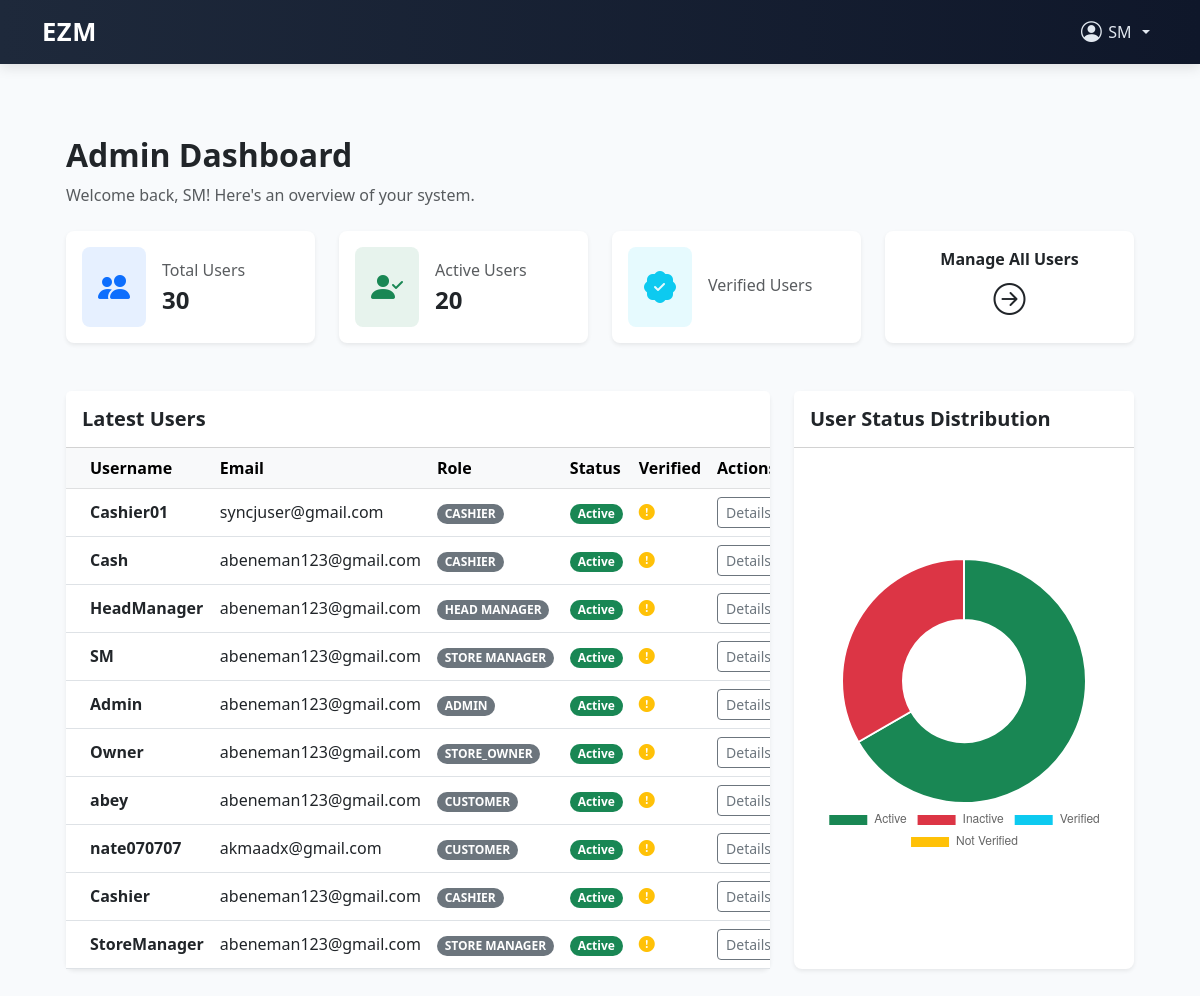
/users/admin-dashboard/ (signed in), run on the app's committed database.
### users/models.py (models this page shows)
class CustomUser(AbstractUser):
    ROLE_CHOICES = [
        ('admin', 'Admin'),
        ('head_manager', 'Head Manager'),
        ('store_manager', 'Store Manager'),
        ('cashier', 'Cashier'),
    ]
    role = models.CharField(max_length=20, choices=ROLE_CHOICES)
    store = models.ForeignKey('store.Store', on_delete=models.SET_NULL, null=True, blank=True) # Add this line
    is_first_login = models.BooleanField(default=True)
    phone_number = models.CharField(max_length=20, blank=True)

### users/views.py (the view)
# urls.py: path('admin-dashboard/', admin_dashboard, name='admin_dashboard'),
@login_required
def admin_dashboard(request):
    total_users = User.objects.count()
    active_users = User.objects.filter(is_active=True).count()
    inactive_users = User.objects.filter(is_active=False).count()
    users = User.objects.order_by('-date_joined')[:10]
    context = {
        'total_users': total_users,
        'active_users': active_users,
        'inactive_users': inactive_users,
        'users': users,
    }
    return render(request, 'mainpages/admin_dashboard.html', context)

### store/templates/mainpages/admin_dashboard.html (shortened to what this page needs)
{% extends 'base.html' %}
{% load static %}
{% block content %}
<div class="container-fluid px-4 py-5">
  <div class="mb-4">
    <h1 class="h2 fw-bold">Admin Dashboard</h1>
    <p class="text-muted">Welcome back, {{ user.username }}! Here's an overview of your system.</p>
  </div>
  <div class="row g-4">
    <div class="col-xl-3 col-md-6">
      <div class="card shadow-sm border-0 rounded-3 h-100">
        <div class="card-body d-flex align-items-center">
          <div class="p-3 bg-primary bg-opacity-10 rounded-3 me-3">
            <i class="bi bi-people-fill fs-2 text-primary"></i>
          </div>
          <div>
            <p class="mb-1 text-muted">Total Users</p>
            <h4 class="fw-bold mb-0">{{ total_users }}</h4>
          </div>
        </div>
      </div>
    </div>
    <div class="col-xl-3 col-md-6">
      <div class="card shadow-sm border-0 rounded-3 h-100">
        <div class="card-body d-flex align-items-center">
          <div class="p-3 bg-success bg-opacity-10 rounded-3 me-3">
            <i class="bi bi-person-check-fill fs-2 text-success"></i>
          </div>
          <div>
            <p class="mb-1 text-muted">Active Users</p>
            <h4 class="fw-bold mb-0">{{ active_users }}</h4>
          </div>
        </div>
      </div>
    </div>
    <div class="col-xl-3 col-md-6">
      <div class="card shadow-sm border-0 rounded-3 h-100">
        <div class="card-body d-flex align-items-center">
          <div class="p-3 bg-info bg-opacity-10 rounded-3 me-3">
            <i class="bi bi-patch-check-fill fs-2 text-info"></i>
          </div>
          <div>
            <p class="mb-1 text-muted">Verified Users</p>
          </div>
        </div>
      </div>
    </div>
    <div class="col-xl-3 col-md-6">
      <div class="card shadow-sm border-0 rounded-3 h-100 hover-card">
        <a href="{% url 'manage_users' %}" class="text-decoration-none text-dark stretched-link">
          <div class="card-body d-flex align-items-center justify-content-center text-center">
            <div>
              <p class="mb-1 fw-semibold">Manage All Users</p>
              <i class="bi bi-arrow-right-circle fs-2"></i>
            </div>
          </div>
        </a>
      </div>
    </div>
  </div>
  <div class="row g-4 mt-4">
    <div class="col-lg-8">
      <div class="card shadow-sm border-0 rounded-3">
        <div class="card-header bg-white py-3">
          <h5 class="mb-0 fw-bold">Latest Users</h5>
        </div>
        <div class="card-body p-0">
          <div class="table-responsive">
            <table class="table table-hover align-middle mb-0">
              <thead class="table-light">
                <tr>
                  <th scope="col" class="ps-4">Username</th>
                  <th scope="col">Email</th>
                  <th scope="col">Role</th>
                  <th scope="col">Status</th>
                  <th scope="col">Verified</th>
                  <th scope="col">Actions</th>
                </tr>
              </thead>
              <tbody>
                {% for user in users %}
                <tr>
                  <td class="ps-4 fw-semibold">{{ user.username }}</td>
                  <td>{{ user.email }}</td>
                  <td><span class="badge rounded-pill text-bg-secondary text-uppercase">
                      {{ user.get_role_display }}
                    </span></td>
                  <td>
                    {% if user.is_active %}
                    <span class="badge rounded-pill text-bg-success">Active</span>
                    {% else %}
                    <span class="badge rounded-pill text-bg-danger">Inactive</span>
                    {% endif %}
                  </td>
                  <td>
                    {% if user.is_verified %}
                    <i class="bi bi-check-circle-fill text-success" title="Verified"></i>
                    {% else %}
                    <i class="bi bi-exclamation-circle-fill text-warning" title="Not Verified"></i>
                    {% endif %}
                  </td>
                  <td>
                    <a href="{% url 'view_user_detail' user.id %}" class="btn btn-sm btn-outline-secondary">Details</a>
                  </td>
                </tr>
                {% empty %}
                <tr>
                  <td colspan="6" class="text-center text-muted p-4">No users found.</td>
                </tr>
                {% endfor %}
              </tbody>
            </table>
          </div>
        </div>
      </div>
    </div>
    <div class="col-lg-4">
      <div class="card shadow-sm border-0 rounded-3 h-100">
        <div class="card-header bg-white py-3">
          <h5 class="mb-0 fw-bold">User Status Distribution</h5>
        </div>
        <div class="card-body d-flex justify-content-center align-items-center">
          <canvas id="userStatusChart" style="max-height: 300px;"></canvas>
        </div>
      </div>
    </div>
  </div>
</div>
<script>
  document.addEventListener('DOMContentLoaded', function () {
    const ctx = document.getElementById('userStatusChart').getContext('2d');
    const chartData = {
      active: Number("{{ active_users }}") || 0,
      inactive: Number("{{ inactive_users }}") || 0,
      verified: Number("{{ verified_users }}") || 0,
      unverified: Number("{{ unverified_users }}") || 0
    };
    new Chart(ctx, {
      type: 'doughnut',
      data: {
        labels: ['Active', 'Inactive', 'Verified', 'Not Verified'],
        datasets: [{
          label: 'User Status',
          data: [
            chartData.active,
            chartData.inactive,
            chartData.verified,
            chartData.unverified
          ],
          backgroundColor: [
            '#198754', // Green
            '#dc3545', // Red
            '#0dcaf0', // Blue (Info)
            '#ffc107'  // Yellow (Warning)
          ],
          borderColor: '#ffffff',
          borderWidth: 2
        }]
      },
      options: {
        responsive: true,
        maintainAspectRatio: false,
        plugins: {
          legend: {
            position: 'bottom',
          }
        }
      }
    });
  });
</script>
{% endblock %}

### store/templates/base.html (shortened to what this page needs)
<!DOCTYPE html>
<html lang="en">
<head>
  <link href="https://cdn.jsdelivr.net/npm/bootstrap@5.3.0/dist/css/bootstrap.min.css" rel="stylesheet" />
  <link href="https://cdn.jsdelivr.net/npm/bootstrap-icons@1.10.5/font/bootstrap-icons.css" rel="stylesheet" />
</head>
<body>
  <nav class="navbar navbar-expand-lg navbar-custom">
    <div class="container">
      <a class="navbar-brand" href="{% url 'login' %}">EZM</a>
      <div class="collapse navbar-collapse justify-content-end" id="navbarContent">
        <ul class="navbar-nav align-items-center">
          {% if user.is_authenticated %}
          <li class="nav-item dropdown">
            <a class="nav-user-dropdown nav-link dropdown-toggle" href="#" id="userDropdown" role="button"
              data-bs-toggle="dropdown" aria-expanded="false">
              <i class="bi bi-person-circle nav-user-icon"></i> {{ user.username }}
            </a>
          </li>
          {% else %}
          <li class="nav-item me-2">
            <a class="nav-link btn btn-light text-dark px-3" href="{% url 'login' %}">Login</a>
          </li>
          {% endif %}
        </ul>
      </div>
    </div>
  </nav>
  <div class="container py-4">
    {% block content %}{% endblock %}
  </div>
</body>
</html>

### store/templates/base.html (style rules this page uses)
body { background-color: #f8fafc; font-family: 'Segoe UI', sans-serif; }
.navbar-custom { background: linear-gradient(to right, #1e293b, #0f172a); box-shadow: 0 4px 12px rgba(0, 0, 0, 0.1); }
.navbar-brand { font-weight: 700; font-size: 1.6rem; letter-spacing: 0.5px; color: #ffffff !important; transition: color 0.3s ease; }
.nav-link { color: #e2e8f0 !important; }
.nav-user-dropdown { color: #fff; cursor: pointer; display: flex; align-items: center; gap: 0.4rem; font-weight: 500; user-select: none; }
.nav-user-icon { font-size: 1.3rem; }

### store/templates/mainpages/admin_dashboard.html (style rules this page uses)
.hover-card { transition: transform 0.2s ease-in-out, box-shadow 0.2s ease-in-out; }
.table { --bs-table-hover-bg: #f8f9fa; }

### data on the page
CustomUser: username "SM", email "abeneman123@gmail.com", role "STORE MANAGER", is_active "Active"
CustomUser: username "Cashier01", email "syncjuser@gmail.com", role "CASHIER", is_active "Active"
CustomUser: username "Cash", email "abeneman123@gmail.com", role "CASHIER", is_active "Active"
CustomUser: username "HeadManager", email "abeneman123@gmail.com", role "HEAD MANAGER", is_active "Active"
CustomUser: username "Admin", email "abeneman123@gmail.com", role "ADMIN", is_active "Active"
CustomUser: username "Owner", email "abeneman123@gmail.com", role "STORE_OWNER", is_active "Active"
CustomUser: username "abey", email "abeneman123@gmail.com", role "CUSTOMER", is_active "Active"
CustomUser: username "nate070707", email "akmaadx@gmail.com", role "CUSTOMER", is_active "Active"
CustomUser: username "Cashier", email "abeneman123@gmail.com", role "CASHIER", is_active "Active"
CustomUser: username "StoreManager", email "abeneman123@gmail.com", role "STORE MANAGER", is_active "Active"

### other printed values
{{ total_users }} "30"
{{ active_users }} "20"
chart data {{ active_users }} 20
chart data {{ inactive_users }} 10
